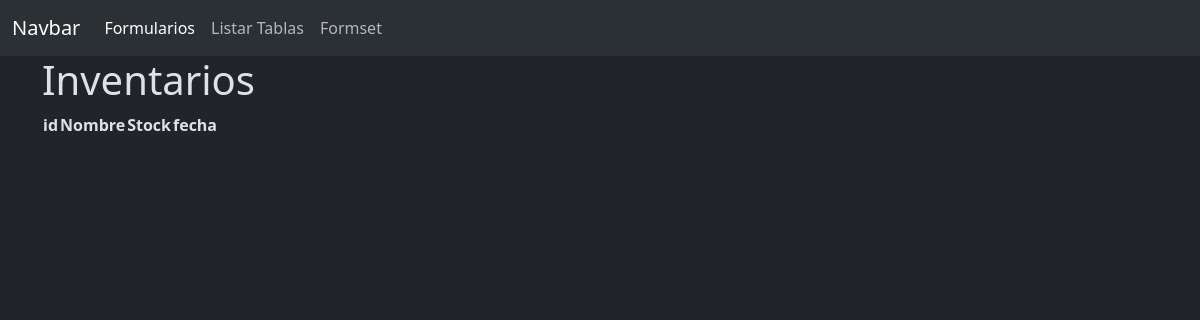
Before: /Inventory/ with the older database file.
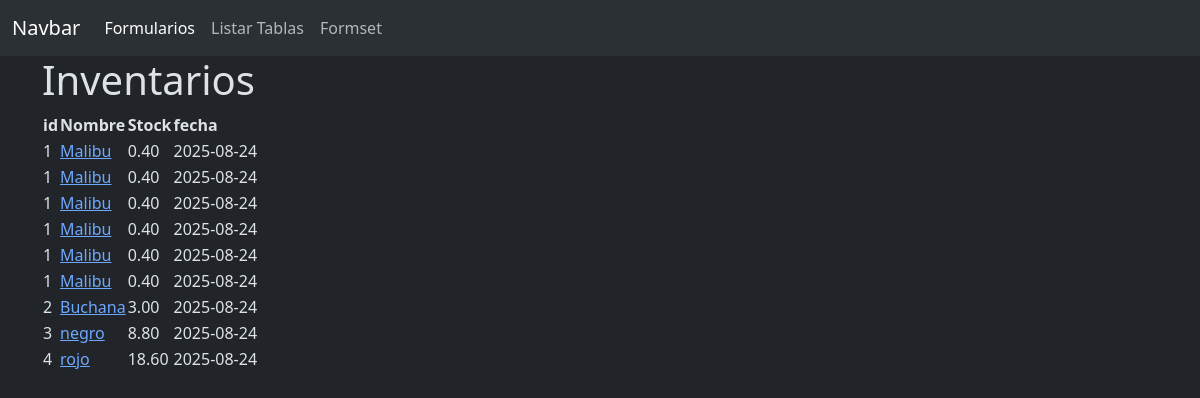
After: the same page with the newer database file.
### Inventory/models.py (models this page shows, shortened)
class InventoryProducto(models.Model):
    producto = models.ForeignKey(
        Producto, on_delete=models.RESTRICT, related_name='inventarios')
    inventario = models.ForeignKey(
        Inventory,
        on_delete=models.RESTRICT,
        related_name='productos',
    )
    stock = models.DecimalField(
        decimal_places=2, default=0, blank=True, max_digits=10)
    class Meta:
        unique_together = ('producto', 'inventario')

class Producto(models.Model):
    nombre = models.CharField(max_length=50)
    default_stock = models.DecimalField(
        decimal_places=0, max_digits=10, default=0)
    base = models.ForeignKey(
        'self',
        null=True,
        blank=True,
        on_delete=models.SET_NULL,
        related_name='variantes'
    )
    def __str__(self):
        return self.nombre

class Inventory(models.Model):
    fecha = models.OneToOneField(
        Fecha,
        on_delete=models.RESTRICT,
        related_name='inventario'
    )
    anterior = models.OneToOneField(
        'self', null=True, blank=True, on_delete=models.DO_NOTHING, related_name='+')
    siguiente = models.OneToOneField(
        'self', null=True, blank=True, on_delete=models.DO_NOTHING, related_name='+')

class Fecha(models.Model):
    fecha = models.DateField(
        unique=True,
        db_index=True
    )
    def __str__(self):
        return str(self.fecha)

### Inventory/views.py (the view)
# urls.py: path('', views.index, name='index'),
def index(request):
    inventario = Inventory.objects.get(fecha=Fecha.objects.latest('fecha'))
    productos = inventario.productos.select_related(
        'producto', 'inventario__fecha').all().order_by('producto_id')
    return render(
        request,
        'index.html',
        context={'inventario': inventario, 'productos': productos}
    )

### Inventory/templates/index.html
{% extends "base.html" %}
{% block content %}
<h1>Inventarios</h1>
<table>
        <thead>
            <tr>
                <th>id</th>
                <th>Nombre</th>
                <th>Stock</th>
                <th>fecha</th>
            </tr>
        </thead>
    <tbody>
        {% for inv in productos %}
        <tr>
            <td>{{ inv.producto_id }}</td>
            <td>
                <a href="{% url 'Inventory:detalle' inv.producto_id %}">
                    {{ inv.producto }}
                </a>
            </td>
            <td>{{ inv.stock }}</td>
            <td>{{ inv.inventario.fecha }}</td>
        </tr>
        {% endfor %}
    </tbody>
</table>
{% endblock %}

Changed rows visible on the page:
added InventoryProducto: producto_id "1", producto "Malibu", stock "0.40", inventario.fecha "2025-08-24"
added InventoryProducto: producto_id "1", producto "Malibu", stock "0.40", inventario.fecha "2025-08-24"
added InventoryProducto: producto_id "1", producto "Malibu", stock "0.40", inventario.fecha "2025-08-24"
added InventoryProducto: producto_id "1", producto "Malibu", stock "0.40", inventario.fecha "2025-08-24"
added InventoryProducto: producto_id "1", producto "Malibu", stock "0.40", inventario.fecha "2025-08-24"
added InventoryProducto: producto_id "1", producto "Malibu", stock "0.40", inventario.fecha "2025-08-24"
added InventoryProducto: producto_id "2", producto "Buchana", stock "3.00", inventario.fecha "2025-08-24"
added InventoryProducto: producto_id "3", producto "negro", stock "8.80", inventario.fecha "2025-08-24"
added InventoryProducto: producto_id "4", producto "rojo", stock "18.60", inventario.fecha "2025-08-24"
